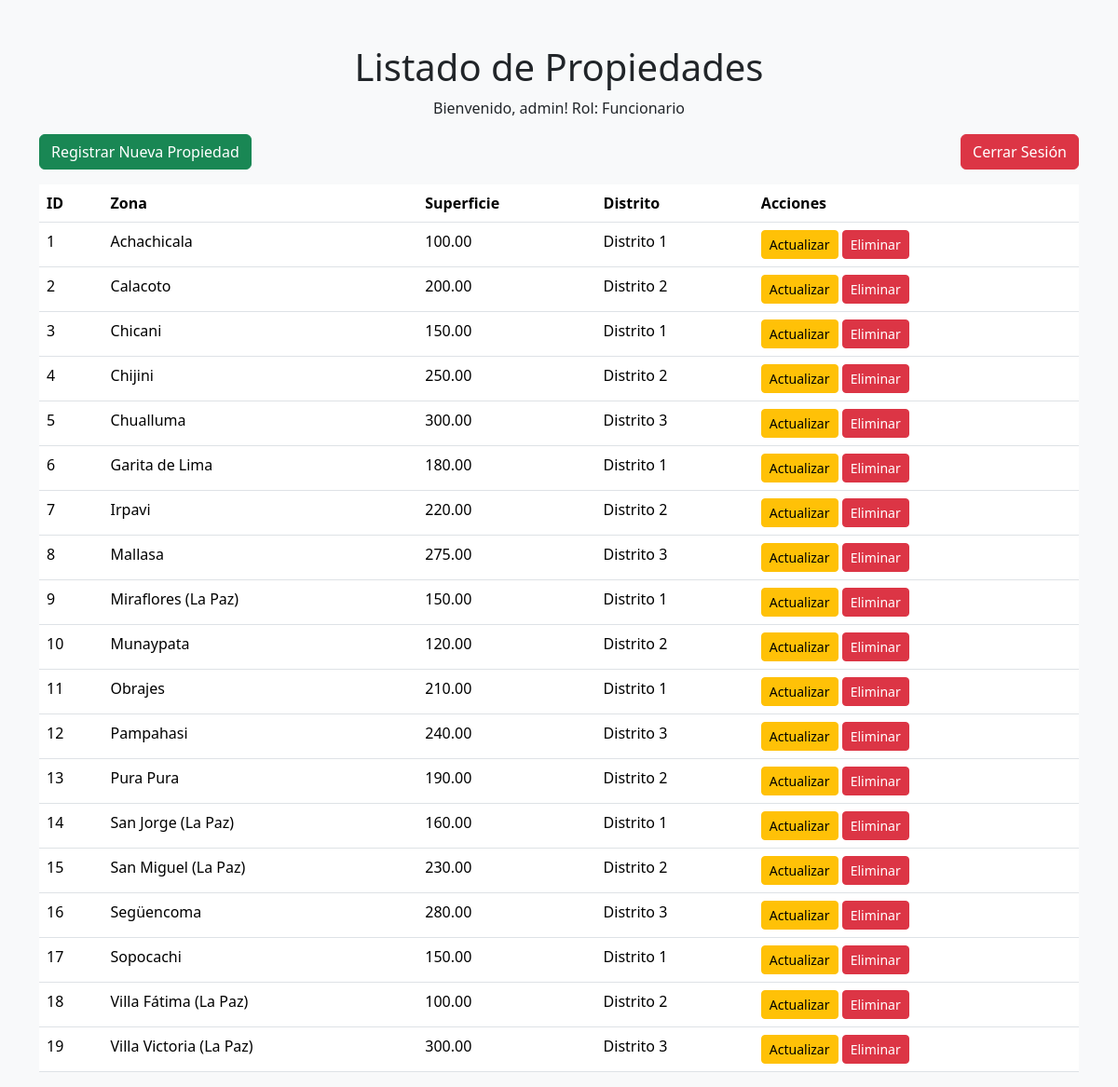
Page /2/index.php (signed in) on the committed database.
### tables this page shows
CREATE TABLE Catastro (
    id_catastro INT AUTO_INCREMENT PRIMARY KEY,
    zona VARCHAR(50) NOT NULL,
    xini DECIMAL(10, 6) NOT NULL,
    yini DECIMAL(10, 6) NOT NULL,
    xfin DECIMAL(10, 6) NOT NULL,
    yfin DECIMAL(10, 6) NOT NULL,
    superficie DECIMAL(10, 2) NOT NULL,
    ci VARCHAR(20) NOT NULL,
    distrito VARCHAR(50),
    codigo_catastral VARCHAR(20) NOT NULL UNIQUE,
    FOREIGN KEY (ci) REFERENCES Persona(ci) ON DELETE CASCADE
);

### 2/index.php (the view, shortened to what this page needs)
<?php
include 'conexion.php';
$rol = $_SESSION['rol'];
?>
<!DOCTYPE html>
<html lang="es">
<head>
    <link href="https://cdn.jsdelivr.net/npm/bootstrap@5.3.3/dist/css/bootstrap.min.css" rel="stylesheet">
</head>
<body class="bg-light">
    <div class="container mt-5">
        <h1 class="text-center">Listado de Propiedades</h1>
        <div class="mb-3">
            <p class="text-center">Bienvenido, <?= $_SESSION['usuario'] ?>! Rol: <?= ucfirst($rol) ?></p>
        </div>
        <div class="mb-3 d-flex justify-content-between">
            <div>
                <?php if ($rol === 'funcionario'): ?>
                    <a href="registro.php" class="btn btn-success">Registrar Nueva Propiedad</a>
                <?php endif; ?>
            </div>
            <div>
                <form action="logout.php" method="POST" style="display:inline;">
                    <button type="submit" class="btn btn-danger">Cerrar Sesión</button>
                </form>
            </div>
        </div>
        <table class="table">
            <thead>
                <tr>
                    <th>ID</th>
                    <th>Zona</th>
                    <th>Superficie</th>
                    <th>Distrito</th>
                    <th>Acciones</th>
                </tr>
            </thead>
            <tbody>
                <?php
                $result = $conn->query("SELECT * FROM Catastro");
                while ($row = $result->fetch_assoc()):
                ?>
                <tr>
                    <td><?= $row['id_catastro'] ?></td>
                    <td><?= $row['zona'] ?></td>
                    <td><?= $row['superficie'] ?></td>
                    <td><?= $row['distrito'] ?></td>
                    <td>
                        <?php if ($rol === 'funcionario'): ?>
                            <a href="cambio.php?id_catastro=<?= $row['id_catastro'] ?>" class="btn btn-warning btn-sm">Actualizar</a>
                            <form action="eliminar.php" method="POST" style="display:inline;">
                                <button type="submit" class="btn btn-danger btn-sm" onclick="return confirm('¿Estás seguro de que deseas eliminar esta propiedad?');">Eliminar</button>
                            </form>
                        <?php else: ?>
                            <a href="detalles.php?id_catastro=<?= $row['id_catastro'] ?>" class="btn btn-info btn-sm">Ver Detalles</a>
                        <?php endif; ?>
                    </td>
                </tr>
                <?php endwhile; ?>
            </tbody>
        </table>
    </div>
</body>
</html>

### rows in the picture
catastro: id_catastro "1", zona "Achachicala", superficie "100.00", distrito "Distrito 1"
catastro: id_catastro "2", zona "Calacoto", superficie "200.00", distrito "Distrito 2"
catastro: id_catastro "3", zona "Chicani", superficie "150.00", distrito "Distrito 1"
catastro: id_catastro "4", zona "Chijini", superficie "250.00", distrito "Distrito 2"
catastro: id_catastro "5", zona "Chualluma", superficie "300.00", distrito "Distrito 3"
catastro: id_catastro "6", zona "Garita de Lima", superficie "180.00", distrito "Distrito 1"
catastro: id_catastro "7", zona "Irpavi", superficie "220.00", distrito "Distrito 2"
catastro: id_catastro "8", zona "Mallasa", superficie "275.00", distrito "Distrito 3"
catastro: id_catastro "9", zona "Miraflores (La Paz)", superficie "150.00", distrito "Distrito 1"
catastro: id_catastro "10", zona "Munaypata", superficie "120.00", distrito "Distrito 2"
catastro: id_catastro "11", zona "Obrajes", superficie "210.00", distrito "Distrito 1"
catastro: id_catastro "12", zona "Pampahasi", superficie "240.00", distrito "Distrito 3"
catastro: id_catastro "13", zona "Pura Pura", superficie "190.00", distrito "Distrito 2"
catastro: id_catastro "14", zona "San Jorge (La Paz)", superficie "160.00", distrito "Distrito 1"
catastro: id_catastro "15", zona "San Miguel (La Paz)", superficie "230.00", distrito "Distrito 2"
catastro: id_catastro "16", zona "Següencoma", superficie "280.00", distrito "Distrito 3"
catastro: id_catastro "17", zona "Sopocachi", superficie "150.00", distrito "Distrito 1"
catastro: id_catastro "18", zona "Villa Fátima (La Paz)", superficie "100.00", distrito "Distrito 2"
catastro: id_catastro "19", zona "Villa Victoria (La Paz)", superficie "300.00", distrito "Distrito 3"

### other values in the picture
$_SESSION['usuario'] "admin"
$rol "Funcionario"
